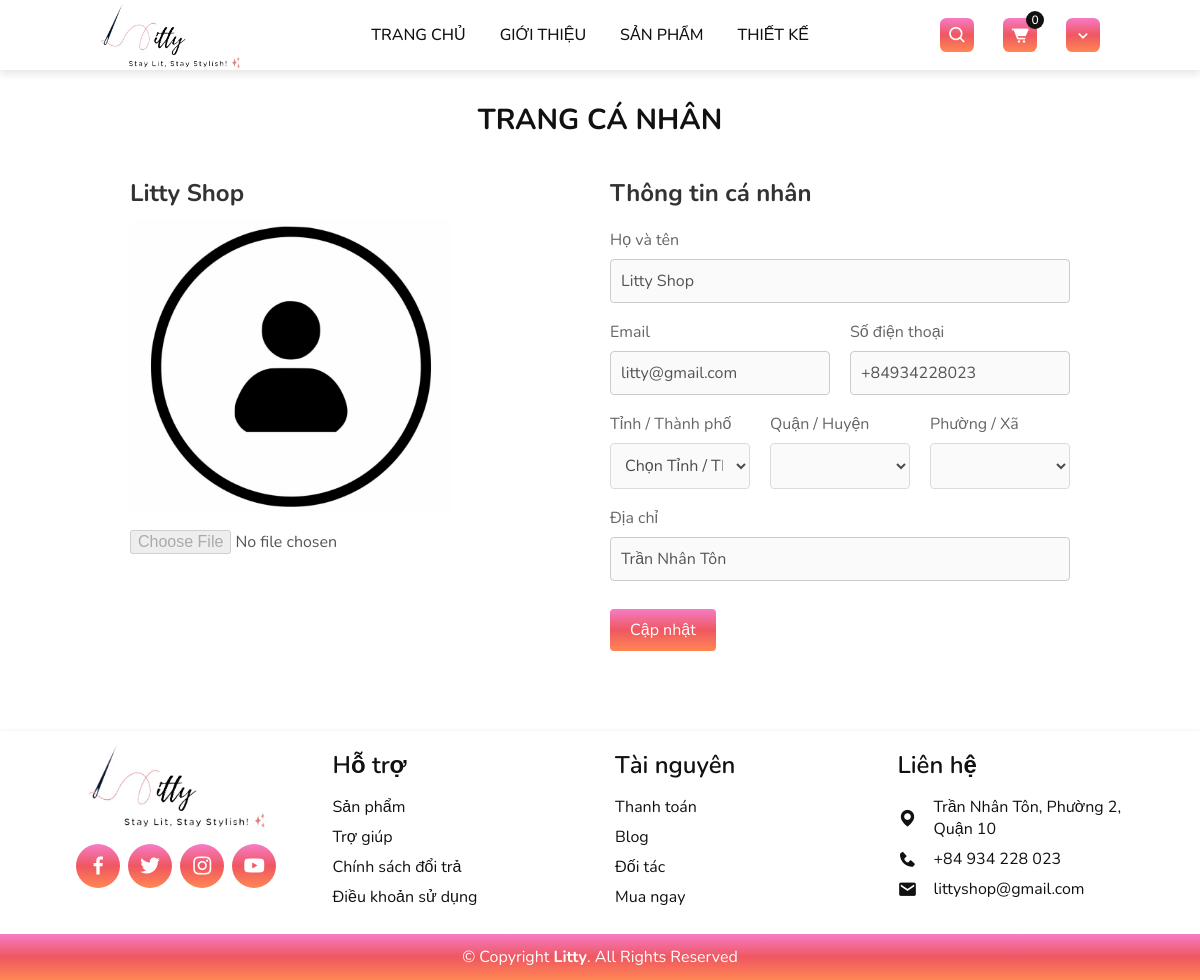
Screenshot of /user/profile.php (signed in) with the database file from the repository.
### tables this page shows
CREATE TABLE Users (
    ID INT PRIMARY KEY AUTO_INCREMENT,
    fullname VARCHAR(100),
    email VARCHAR(100) UNIQUE,
    phone VARCHAR(20),
    password VARCHAR(255),
    city TEXT,
    district TEXT,
    ward TEXT,
    address TEXT,
    image VARCHAR(255) DEFAULT "../img/admin.jpg",
    created TIMESTAMP DEFAULT CURRENT_TIMESTAMP,
    role enum('admin','user') NOT NULL DEFAULT 'user'
);

### user/profile.php (the view, shortened to what this page needs)
<?php
include '../database/connect.php';
$userID = $_SESSION['user'] ?? null;
$stmt = $pdo->prepare("SELECT * FROM Users WHERE ID = ?");
$stmt->execute([$userID]);
$user = $stmt->fetch(PDO::FETCH_ASSOC);
$fullname = htmlspecialchars($user['fullname']);
$email = htmlspecialchars($user['email']);
$phone = htmlspecialchars($user['phone']);
$address = htmlspecialchars($user['address']);
$image = htmlspecialchars($user['image']);
?>
<?php include 'header.php';?>
<link rel="stylesheet" href="css/profile.css">
<section class="section profile" id="profile">
    <div class="heading">
        <h2>Trang cá nhân</h2>
    </div>
    <div class="profile-container">
        <div class="row">
            <div class="column left">
                <h4><?php echo $fullname; ?></h4>
                <?php $profileImage = !empty($image) ? $image : '../img/admin.jpg'; ?>
                <img id="profileImage" src="<?php echo $profileImage; ?>" alt="<?php echo $fullname; ?>" style="width: 70%;">
                <div class="form-group">
                    <input type="file" id="image" name="image" accept="image/*" disabled>
                </div>
            </div>
            <div class="column right">
                <h4>Thông tin cá nhân</h4>
                <form id="profileForm" method="post" action="profile-save.php" enctype="multipart/form-data">
                    <div class="row">
                        <div class="form-group">
                            <label for="name">Họ và tên</label>
                            <input type="text" id="name" name="name" value="<?php echo $fullname; ?>" disabled>
                        </div>
                    </div>
                    <div class="row">
                        <div class="form-group">
                            <label for="email">Email</label>
                            <input type="email" id="email" name="email" value="<?php echo $email; ?>" disabled>
                        </div>
                        <div class="form-group">
                            <label for="phone">Số điện thoại</label>
                            <input type="text" id="phone" name="phone" value="<?php echo $phone; ?>" disabled>
                        </div>
                    </div>
                    <div class="row">
                        <div class="form-group">
                            <label for="city">Tỉnh / Thành phố</label>
                            <select id="city" name="city" disabled>
                                <option value="" disabled selected>Chọn Tỉnh / Thành</option>
                            </select>
                        </div>
                        <div class="form-group">
                            <label for="district">Quận / Huyện</label>
                            <select id="district" name="district" disabled>
                            </select>
                        </div>
                        <div class="form-group">
                            <label for="ward">Phường / Xã</label>
                            <select id="ward" name="ward" disabled>
                            </select>
                        </div>
                    </div>
                    <div class="row">
                        <div class="form-group">
                            <label for="address">Địa chỉ</label>
                            <input type="text" id="address" name="address" value="<?php echo $address; ?>" disabled>
                        </div>
                    </div>
                    <div class="row">
                        <div class="form-group">
                            <button type="button" id="editBtn">Cập nhật</button>
                        </div>
                    </div>
                </form>
            </div>
        </div>
    </div>
</section>
<?php include 'footer.php';?>

### user/css/styles.css (style rules this page uses)
* { font-family: "Nunito", sans-serif; font-optical-sizing: auto; margin: 0; padding: 0; box-sizing: border-box; scroll-behavior: smooth; scroll-padding-top: 4rem; list-style: none; text-decoration: none; }
:root { --main-color: linear-gradient(#f57cc5, #ef5761, #ff8753); --second-color: linear-gradient(#fbfbf1, #fefff9, #fffff1); --text-color: #121011; --bg-color: #ffffff; --box-shadow: 0 0 16px 1px rgb(14 52 54 / 15%); }
section { padding: 50px 100px; }
.section { margin-top: 50px; }
img { width: 100%; }
body { color: var(--text-color); }

### user/css/profile.css (style rules this page uses)
.heading { text-align: center; }
.heading h2 { font-size: 1.8rem; text-transform: uppercase; }
.profile-container { max-width: 1350px; margin: 0 auto; background-color: white; padding: 30px; }
.profile-container .row { display: flex; flex-wrap: wrap; justify-content: space-between; gap: 20px; }
.profile-container .column { flex: 1; min-width: 250px; max-width: 100%; }
.right { flex-basis: 45%; }
.left { flex-basis: 20%; }
h4 { margin-bottom: 10px; font-size: 24px; color: #333; }
.form-group { margin-top: 10px; flex: 1 1 100%; }
label { display: block; margin-bottom: 8px; font-size: 16px; color: #666; }
input[type="text"], input[type="email"], select { width: 100%; padding: 10px; font-size: 16px; border: 1px solid #ccc; border-radius: 4px; }
input[type="file"] { font-size: 16px; }
select:disabled { border: 1px solid #ccc; background-color: #faf9f9; color: #000000; cursor: not-allowed; }
button { padding: 10px 20px; font-size: 16px; background: var(--main-color); color: white; border: none; border-radius: 4px; cursor: pointer; margin-top: 10px; }
.row { margin-top: 8px; display: flex; flex-wrap: wrap; }
@media (min-width: 768px) { .row .form-group { flex: 1; } }

### rows the page displays
users: fullname "Litty Shop", image (picture), name "Litty Shop", email "litty@gmail.com", phone "+84934228023", address "Trần Nhân Tôn"

### other values shown
$totalQuantity "0"
